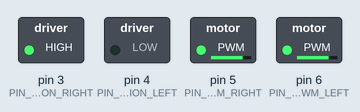
The sketch below on a simulated Arduino Uno, built with avr-gcc and run on an emulated ATmega328P. Shown: switched loads named in the sketch (green lamp = pin HIGH).

Above: at 0.1 s.
Timing chart, 0 to 1.6 s (numbered marks = the images above):
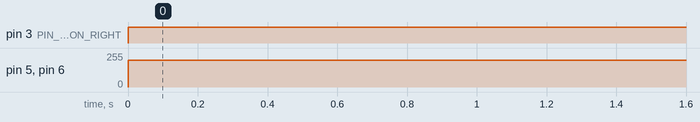

The sketch:

MotorRunCar.ino
```cpp
/* Write a function at the bottom called
 *  void motorRun(int speedl, int speedr)
 *  function takes in two numbers between -255 and 255
 *  if both numbers +, car moves forward
 *  if both numbers -, car moves backward
 *  if the first - and second +, turn left
 *  if first + and second -, turn right
 */

#define PIN_DIRECTION_RIGHT 3
#define PIN_DIRECTION_LEFT 4
#define PIN_MOTOR_PWM_RIGHT 5
#define PIN_MOTOR_PWM_LEFT 6

void setup() {
  pinMode(PIN_DIRECTION_RIGHT, OUTPUT);
  pinMode(PIN_DIRECTION_LEFT, OUTPUT);
  pinMode(PIN_MOTOR_PWM_RIGHT, OUTPUT);
  pinMode(PIN_MOTOR_PWM_LEFT, OUTPUT);
}

void loop() {
  // Move forward
  motorRun(200, 200);
  delay(1000);

  // Move backward
  motorRun(-200, -200);
  delay(1000);

  // Turn left
  motorRun(-200, 200);
  delay(1000);

  // Turn right
  motorRun(200, -200);
  delay(1000);
}

void motorRun(int speedl, int speedr){
  boolean model = 0; // LOW
  boolean moder = 1; // HIGH
  speedl = abs(speedl);
  speedr = abs(speedr);
  if(speedl < 0){
    model = 1; // HIGH
  }
  if (speedr < 0){
    moder = 0; // LOW
  }
  digitalWrite(PIN_DIRECTION_LEFT, model); // This is FORWARD on the LEFT side
  analogWrite(PIN_MOTOR_PWM_LEFT, speedl);
  digitalWrite(PIN_DIRECTION_RIGHT, moder); // This is FORWARD on the RIGHT side
  analogWrite(PIN_MOTOR_PWM_RIGHT, speedr);
}

/*
void motorRun(int speedl, int speedr){
  if (speedl >= 0 && speedr >= 0){
    // move forward
    digitalWrite(PIN_DIRECTION_LEFT, LOW); // This is FORWARD on the LEFT side
    analogWrite(PIN_MOTOR_PWM_LEFT, speedl);
    digitalWrite(PIN_DIRECTION_RIGHT, HIGH); // This is FORWARD on the RIGHT side
    analogWrite(PIN_MOTOR_PWM_RIGHT, speedr);

  } else if (speedl < 0 && speedr < 0){
    // move backward
    digitalWrite(PIN_DIRECTION_LEFT, HIGH); // This is REVERSE on the LEFT side
    analogWrite(PIN_MOTOR_PWM_LEFT, -speedl);
    digitalWrite(PIN_DIRECTION_RIGHT, LOW); // This is REVERSE on the RIGHT side
    analogWrite(PIN_MOTOR_PWM_RIGHT, -speedr);

  } else if (speedl < 0 && speedr > 0){
    // turn left
    digitalWrite(PIN_DIRECTION_LEFT, HIGH); // This is REVERSE on the LEFT side
    analogWrite(PIN_MOTOR_PWM_LEFT, -speedl);
    digitalWrite(PIN_DIRECTION_RIGHT, HIGH); // This is FORWARD on the RIGHT side
    analogWrite(PIN_MOTOR_PWM_RIGHT, speedr);

  } else if (speedl > 0 && speedr < 0){
    // turn right
    digitalWrite(PIN_DIRECTION_LEFT, LOW); // This is FORWARD on the LEFT side
    analogWrite(PIN_MOTOR_PWM_LEFT, speedl);
    digitalWrite(PIN_DIRECTION_RIGHT, LOW); // This is REVERSE on the RIGHT side
    analogWrite(PIN_MOTOR_PWM_RIGHT, -speedr);
  }
} */
```

Measured:
- by itself, pin 3 (PIN_DIRECTION_RIGHT): LOW → HIGH at 0.00 s
- by itself, pin 5 (PIN_MOTOR_PWM_RIGHT), pin 6 (PIN_MOTOR_PWM_LEFT): 0/255 → 200/255 at 0.00 s
